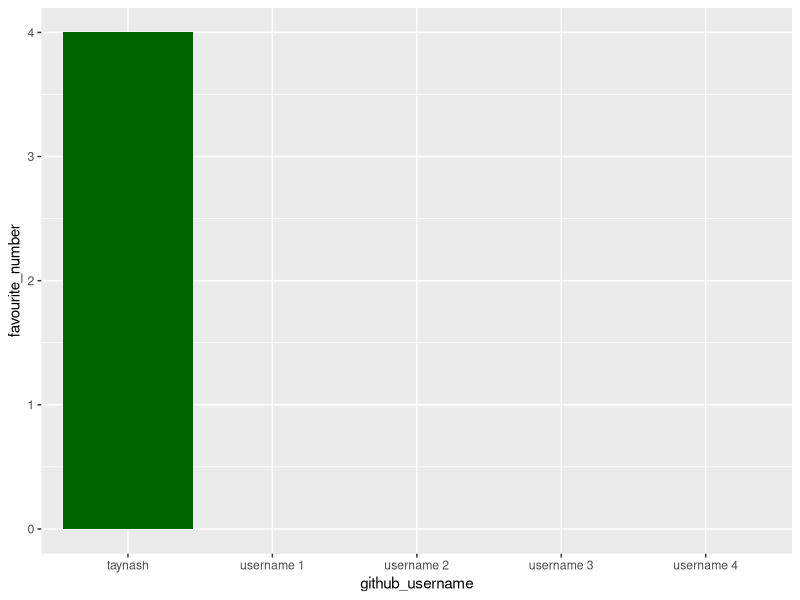
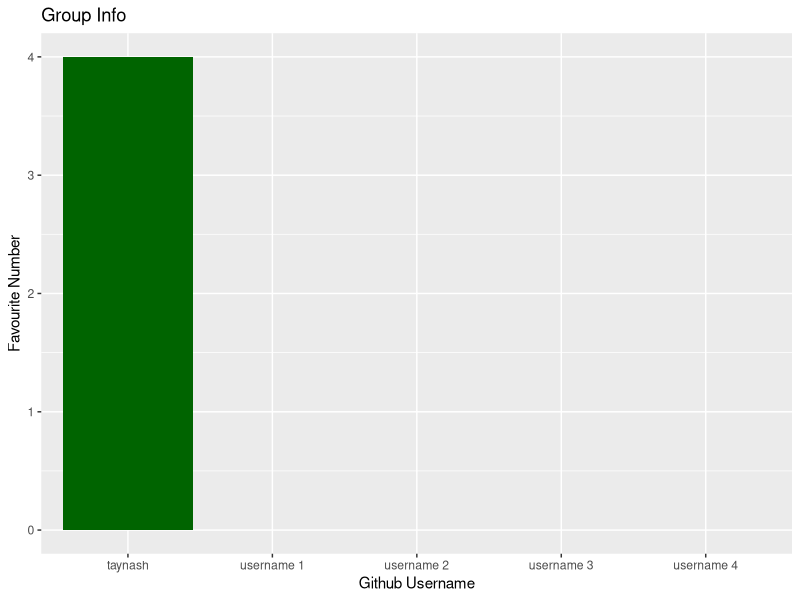
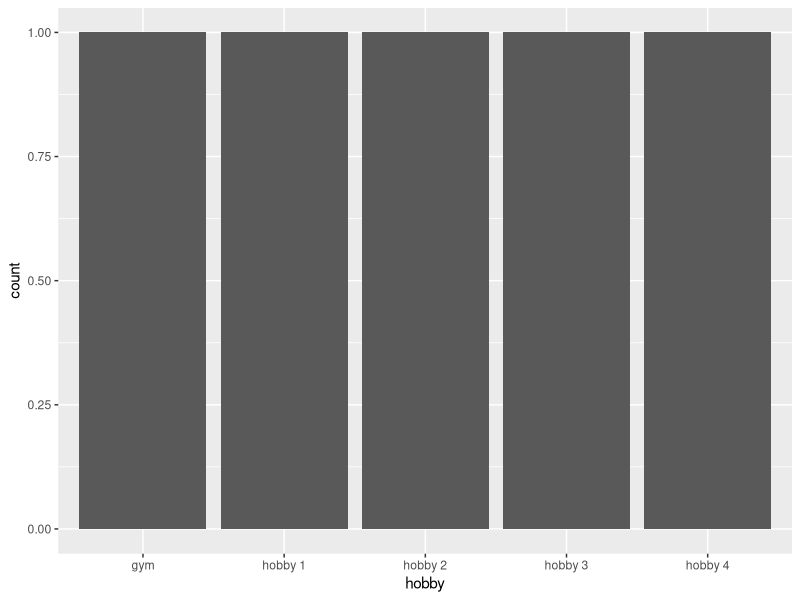

Here is the R script that generated these plots, in order:
## ---- chunk 1
library(tidyverse) 
## ---- chunk 2
team_data <- tibble(
  name = c("Tay Nash", "member 1", "member 2", 
           "member 3", "member 4"),
  github_username = c("taynash", "username 1", "username 2", 
                      "username 3", "username 4"), 
  colour = c("darkgreen", "colour 1", "colour 2", 
             "colour 3", "colour 4"),
  hobby = c("gym", "hobby 1", "hobby 2", 
            "hobby 3", "hobby 4"),
  favourite_number = c(4, NA, NA, NA, NA)
  )

team_data
## ---- chunk 3
p1 <- ggplot(data = team_data, 
             mapping = aes(x = github_username, 
                           y = favourite_number,
                           fill = colour), 
             ) +
   geom_col() +
   scale_fill_identity()
p1
## ---- chunk 4
p1 + labs(x = "Github Username", 
          y = "Favourite Number",
          title = "Group Info")
## ---- chunk 5
p2 <- ggplot(team_data, aes(x = hobby)) +
  geom_bar()
p2
